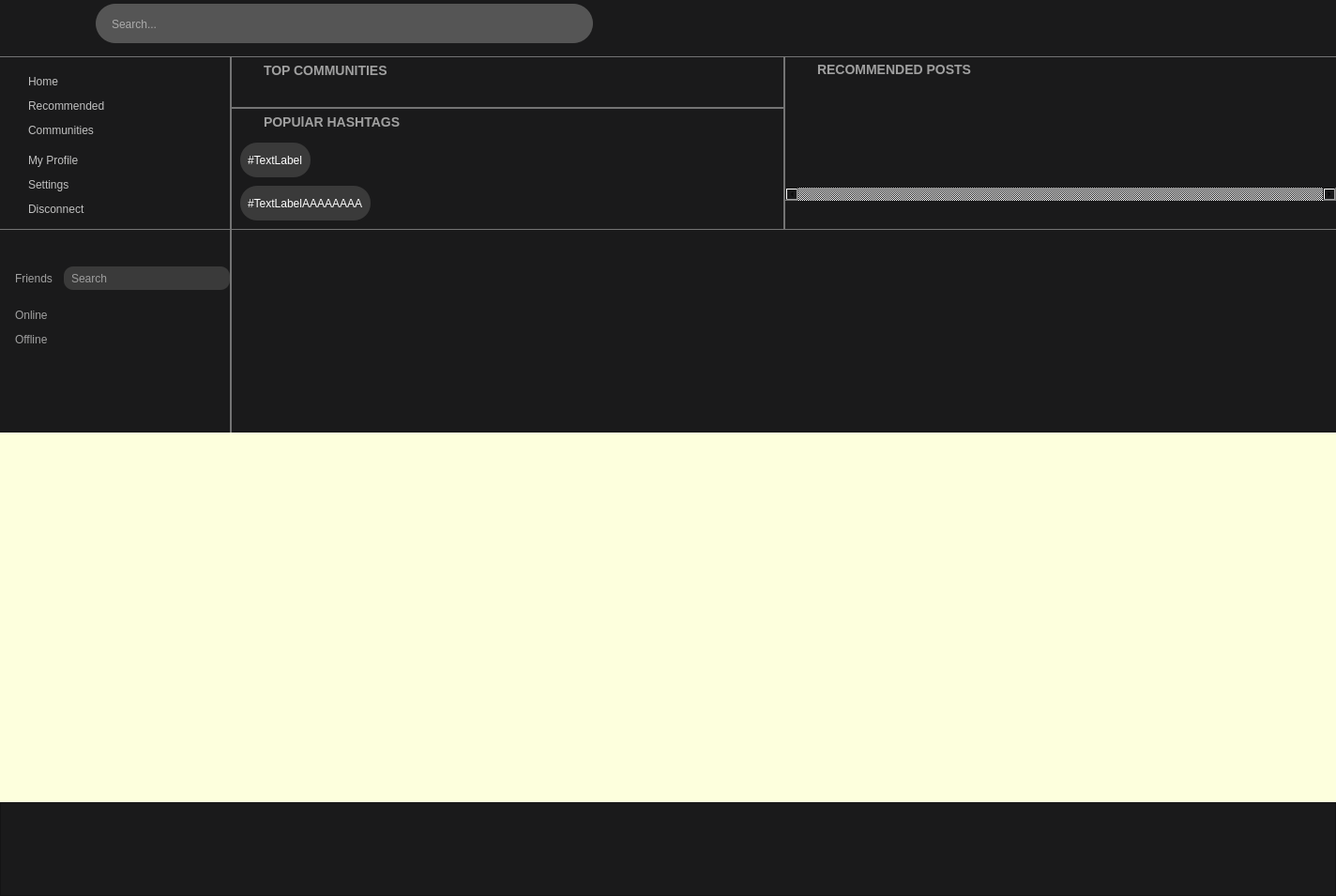
<?xml version="1.0" encoding="UTF-8"?>
<ui version="4.0">
 <class>DashBoardView</class>
 <widget class="QWidget" name="DashBoardView">
  <property name="geometry">
   <rect>
    <x>0</x>
    <y>0</y>
    <width>1424</width>
    <height>955</height>
   </rect>
  </property>
  <property name="layoutDirection">
   <enum>Qt::LayoutDirection::LeftToRight</enum>
  </property>
  <property name="styleSheet">
   <string notr="true">background-color: #1A1A1B;
</string>
  </property>
  <layout class="QVBoxLayout" name="mainVerticalLayout">
   <property name="spacing">
    <number>0</number>
   </property>
   <property name="leftMargin">
    <number>0</number>
   </property>
   <property name="topMargin">
    <number>0</number>
   </property>
   <property name="rightMargin">
    <number>0</number>
   </property>
   <property name="bottomMargin">
    <number>0</number>
   </property>
   <item>
    <widget class="QScrollArea" name="MainWindowScrollArea">
     <property name="sizePolicy">
      <sizepolicy hsizetype="Expanding" vsizetype="Expanding">
       <horstretch>1</horstretch>
       <verstretch>0</verstretch>
      </sizepolicy>
     </property>
     <property name="styleSheet">
      <string notr="true">border: none;
background: transparent;
</string>
     </property>
     <property name="widgetResizable">
      <bool>true</bool>
     </property>
     <property name="alignment">
      <set>Qt::AlignmentFlag::AlignCenter</set>
     </property>
     <widget class="QWidget" name="mainWindowScrollAreaWidget">
      <property name="geometry">
       <rect>
        <x>0</x>
        <y>0</y>
        <width>1424</width>
        <height>855</height>
       </rect>
      </property>
      <layout class="QVBoxLayout" name="postsLayout">
       <property name="spacing">
        <number>0</number>
       </property>
       <property name="sizeConstraint">
        <enum>QLayout::SizeConstraint::SetNoConstraint</enum>
       </property>
       <property name="leftMargin">
        <number>0</number>
       </property>
       <property name="topMargin">
        <number>0</number>
       </property>
       <property name="rightMargin">
        <number>0</number>
       </property>
       <property name="bottomMargin">
        <number>0</number>
       </property>
       <item>
        <layout class="QHBoxLayout" name="HeaderBar">
         <property name="leftMargin">
          <number>35</number>
         </property>
         <property name="rightMargin">
          <number>15</number>
         </property>
         <property name="bottomMargin">
          <number>10</number>
         </property>
         <item>
          <widget class="QLabel" name="logoLabel">
           <property name="minimumSize">
            <size>
             <width>0</width>
             <height>50</height>
            </size>
           </property>
           <property name="styleSheet">
            <string notr="true">color:white;
background-color: rgba(255, 255, 255, 0);</string>
           </property>
           <property name="text">
            <string/>
           </property>
           <property name="pixmap">
            <pixmap>C:/Users/images/logo.png</pixmap>
           </property>
           <property name="alignment">
            <set>Qt::AlignmentFlag::AlignCenter</set>
           </property>
          </widget>
         </item>
         <item>
          <widget class="QLineEdit" name="searchBar">
           <property name="sizePolicy">
            <sizepolicy hsizetype="Fixed" vsizetype="Fixed">
             <horstretch>0</horstretch>
             <verstretch>0</verstretch>
            </sizepolicy>
           </property>
           <property name="minimumSize">
            <size>
             <width>600</width>
             <height>0</height>
            </size>
           </property>
           <property name="maximumSize">
            <size>
             <width>16777215</width>
             <height>42</height>
            </size>
           </property>
           <property name="styleSheet">
            <string notr="true">
border-radius: 21px;
background-color: rgb(85, 85, 85);
color:white;
margin-left:60px;
margin-right:10px;
border:none;
padding:15px;
</string>
           </property>
           <property name="frame">
            <bool>false</bool>
           </property>
           <property name="placeholderText">
            <string>Search...</string>
           </property>
          </widget>
         </item>
         <item>
          <widget class="QPushButton" name="profileButton">
           <property name="styleSheet">
            <string notr="true">background-color: rgba(255, 255, 255, 0);
border-radius: 6px;
border:none;</string>
           </property>
           <property name="text">
            <string/>
           </property>
           <property name="icon">
            <iconset>
             <normaloff>C:/Users/images/UserSettings.png</normaloff>C:/Users/images/UserSettings.png</iconset>
           </property>
           <property name="iconSize">
            <size>
             <width>43</width>
             <height>43</height>
            </size>
           </property>
          </widget>
         </item>
         <item>
          <widget class="QFrame" name="frameSpacingHeader">
           <property name="sizePolicy">
            <sizepolicy hsizetype="Preferred" vsizetype="Preferred">
             <horstretch>1</horstretch>
             <verstretch>0</verstretch>
            </sizepolicy>
           </property>
           <property name="maximumSize">
            <size>
             <width>16777215</width>
             <height>20</height>
            </size>
           </property>
           <property name="styleSheet">
            <string notr="true">border:none;</string>
           </property>
           <property name="frameShape">
            <enum>QFrame::Shape::StyledPanel</enum>
           </property>
           <property name="frameShadow">
            <enum>QFrame::Shadow::Raised</enum>
           </property>
          </widget>
         </item>
         <item>
          <widget class="QPushButton" name="notificationButton">
           <property name="styleSheet">
            <string notr="true">background-color: rgba(255, 255, 255, 0);
border-radius: 6px;
border:none;</string>
           </property>
           <property name="text">
            <string/>
           </property>
           <property name="icon">
            <iconset>
             <normaloff>C:/Users/images/ButtonNotificationImage.png</normaloff>C:/Users/images/ButtonNotificationImage.png</iconset>
           </property>
           <property name="iconSize">
            <size>
             <width>35</width>
             <height>35</height>
            </size>
           </property>
          </widget>
         </item>
         <item>
          <widget class="QPushButton" name="shortcutSettingsButton">
           <property name="styleSheet">
            <string notr="true">background-color: rgba(255, 255, 255, 0);
border-radius: 6px;
border:none;</string>
           </property>
           <property name="text">
            <string/>
           </property>
           <property name="icon">
            <iconset>
             <normaloff>C:/Users/images/ProfileSettingsShortcut.png</normaloff>C:/Users/images/ProfileSettingsShortcut.png</iconset>
           </property>
           <property name="iconSize">
            <size>
             <width>10</width>
             <height>25</height>
            </size>
           </property>
          </widget>
         </item>
        </layout>
       </item>
       <item>
        <widget class="QFrame" name="HeaderDelimiter">
         <property name="sizePolicy">
          <sizepolicy hsizetype="Preferred" vsizetype="Preferred">
           <horstretch>1</horstretch>
           <verstretch>0</verstretch>
          </sizepolicy>
         </property>
         <property name="minimumSize">
          <size>
           <width>0</width>
           <height>1</height>
          </size>
         </property>
         <property name="styleSheet">
          <string notr="true">background-color: rgb(116, 116, 116);</string>
         </property>
         <property name="frameShape">
          <enum>QFrame::Shape::StyledPanel</enum>
         </property>
         <property name="frameShadow">
          <enum>QFrame::Shadow::Raised</enum>
         </property>
        </widget>
       </item>
       <item>
        <layout class="QHBoxLayout" name="topFeedContent">
         <property name="spacing">
          <number>0</number>
         </property>
         <property name="rightMargin">
          <number>0</number>
         </property>
         <property name="bottomMargin">
          <number>0</number>
         </property>
         <item>
          <layout class="QVBoxLayout" name="accesLinksLayout">
           <property name="spacing">
            <number>12</number>
           </property>
           <property name="topMargin">
            <number>0</number>
           </property>
           <property name="rightMargin">
            <number>0</number>
           </property>
           <property name="bottomMargin">
            <number>0</number>
           </property>
           <item>
            <widget class="QFrame" name="acessLinkSpacingFrame">
             <property name="minimumSize">
              <size>
               <width>245</width>
               <height>1</height>
              </size>
             </property>
             <property name="maximumSize">
              <size>
               <width>245</width>
               <height>16777215</height>
              </size>
             </property>
             <property name="frameShape">
              <enum>QFrame::Shape::StyledPanel</enum>
             </property>
             <property name="frameShadow">
              <enum>QFrame::Shadow::Raised</enum>
             </property>
            </widget>
           </item>
           <item>
            <widget class="QPushButton" name="homeBtn">
             <property name="styleSheet">
              <string notr="true">background:none;
background-color: rgba(255, 255, 255, 0);
font: 700 14pt &quot;Raleway&quot;;
color: rgb(192, 192, 192);
margin-top:6px;
text-align: left;
padding-left:30px;</string>
             </property>
             <property name="text">
              <string>Home</string>
             </property>
            </widget>
           </item>
           <item>
            <widget class="QPushButton" name="recommendedBtn">
             <property name="styleSheet">
              <string notr="true">background:none;
background-color: rgba(255, 255, 255, 0);
font: 700 14pt &quot;Raleway&quot;;
color: rgb(192, 192, 192);
text-align: left;
padding-left:30px;</string>
             </property>
             <property name="text">
              <string>Recommended</string>
             </property>
            </widget>
           </item>
           <item>
            <widget class="QPushButton" name="communitiesBtn">
             <property name="styleSheet">
              <string notr="true">background:none;
background-color: rgba(255, 255, 255, 0);
font: 700 14pt &quot;Raleway&quot;;
color: rgb(192, 192, 192);
text-align: left;
padding-left:30px;</string>
             </property>
             <property name="text">
              <string>Communities</string>
             </property>
            </widget>
           </item>
           <item>
            <layout class="QVBoxLayout" name="communitiesWidgetLayout">
             <property name="spacing">
              <number>6</number>
             </property>
             <property name="leftMargin">
              <number>28</number>
             </property>
             <property name="topMargin">
              <number>6</number>
             </property>
             <property name="rightMargin">
              <number>12</number>
             </property>
             <property name="bottomMargin">
              <number>0</number>
             </property>
            </layout>
           </item>
           <item>
            <widget class="QPushButton" name="myProfileBtn">
             <property name="styleSheet">
              <string notr="true">background:none;
background-color: rgba(255, 255, 255, 0);
font: 700 14pt &quot;Raleway&quot;;
color: rgb(192, 192, 192);
text-align: left;
padding-left:30px;</string>
             </property>
             <property name="text">
              <string>My Profile</string>
             </property>
            </widget>
           </item>
           <item>
            <widget class="QPushButton" name="settingsBtn">
             <property name="styleSheet">
              <string notr="true">background:none;
background-color: rgba(255, 255, 255, 0);
font: 700 14pt &quot;Raleway&quot;;
color: rgb(192, 192, 192);
text-align: left;
padding-left:30px;</string>
             </property>
             <property name="text">
              <string>Settings</string>
             </property>
            </widget>
           </item>
           <item>
            <widget class="QPushButton" name="disconnectBtn">
             <property name="styleSheet">
              <string notr="true">background:none;
background-color: rgba(255, 255, 255, 0);
font: 700 14pt &quot;Raleway&quot;;
color: rgb(192, 192, 192);
margin-bottom:14px;
text-align: left;
padding-left:30px;</string>
             </property>
             <property name="text">
              <string>Disconnect</string>
             </property>
            </widget>
           </item>
          </layout>
         </item>
         <item>
          <widget class="QFrame" name="accesLinkRightDelimiteer">
           <property name="sizePolicy">
            <sizepolicy hsizetype="Preferred" vsizetype="Preferred">
             <horstretch>0</horstretch>
             <verstretch>1</verstretch>
            </sizepolicy>
           </property>
           <property name="minimumSize">
            <size>
             <width>2</width>
             <height>0</height>
            </size>
           </property>
           <property name="maximumSize">
            <size>
             <width>2</width>
             <height>16777215</height>
            </size>
           </property>
           <property name="styleSheet">
            <string notr="true">background-color: rgb(116, 116, 116);</string>
           </property>
           <property name="frameShape">
            <enum>QFrame::Shape::StyledPanel</enum>
           </property>
           <property name="frameShadow">
            <enum>QFrame::Shadow::Raised</enum>
           </property>
          </widget>
         </item>
         <item>
          <widget class="QWidget" name="TopFeedWidgetParent" native="true">
           <property name="sizePolicy">
            <sizepolicy hsizetype="Preferred" vsizetype="Preferred">
             <horstretch>1</horstretch>
             <verstretch>0</verstretch>
            </sizepolicy>
           </property>
           <property name="styleSheet">
            <string notr="true">background: transparent;
border:none;</string>
           </property>
           <layout class="QHBoxLayout" name="RecommendFeedLayout_2">
            <property name="spacing">
             <number>0</number>
            </property>
            <property name="leftMargin">
             <number>0</number>
            </property>
            <property name="topMargin">
             <number>0</number>
            </property>
            <property name="rightMargin">
             <number>0</number>
            </property>
            <property name="bottomMargin">
             <number>0</number>
            </property>
            <item>
             <widget class="QWidget" name="topCommunnitiesPopularHashTagLayoutWidget" native="true">
              <property name="styleSheet">
               <string notr="true">border:none;</string>
              </property>
              <layout class="QVBoxLayout" name="topCommunnitiesPopularHashTagLayout_2">
               <property name="spacing">
                <number>0</number>
               </property>
               <property name="leftMargin">
                <number>0</number>
               </property>
               <property name="topMargin">
                <number>0</number>
               </property>
               <property name="rightMargin">
                <number>0</number>
               </property>
               <property name="bottomMargin">
                <number>0</number>
               </property>
               <item>
                <widget class="QLabel" name="TopCommunitiesLabel">
                 <property name="minimumSize">
                  <size>
                   <width>400</width>
                   <height>0</height>
                  </size>
                 </property>
                 <property name="maximumSize">
                  <size>
                   <width>400</width>
                   <height>16777215</height>
                  </size>
                 </property>
                 <property name="styleSheet">
                  <string notr="true">font-family: 'Raleway';
font-style: normal;
font-weight: 700;
font-size: 14px;
margin-left: 30px;
border:0px;
color: rgb(160, 160, 160);</string>
                 </property>
                 <property name="text">
                  <string>TOP COMMUNITIES</string>
                 </property>
                </widget>
               </item>
               <item>
                <widget class="QWidget" name="topCommunitiesGridWidget" native="true">
                 <layout class="QVBoxLayout" name="verticalLayout_2">
                  <property name="spacing">
                   <number>9</number>
                  </property>
                  <property name="leftMargin">
                   <number>9</number>
                  </property>
                  <property name="topMargin">
                   <number>9</number>
                  </property>
                  <property name="rightMargin">
                   <number>9</number>
                  </property>
                  <property name="bottomMargin">
                   <number>9</number>
                  </property>
                  <item>
                   <layout class="QHBoxLayout" name="CommRow_1">
                    <property name="bottomMargin">
                     <number>0</number>
                    </property>
                   </layout>
                  </item>
                  <item>
                   <layout class="QHBoxLayout" name="CommRow_2"/>
                  </item>
                  <item>
                   <layout class="QHBoxLayout" name="CommRow_3"/>
                  </item>
                  <item>
                   <layout class="QHBoxLayout" name="CommRow_4"/>
                  </item>
                  <item>
                   <layout class="QHBoxLayout" name="CommRow_5"/>
                  </item>
                 </layout>
                </widget>
               </item>
               <item>
                <widget class="QFrame" name="delimiterTopCommunitiesPopularTags">
                 <property name="sizePolicy">
                  <sizepolicy hsizetype="Preferred" vsizetype="Preferred">
                   <horstretch>1</horstretch>
                   <verstretch>0</verstretch>
                  </sizepolicy>
                 </property>
                 <property name="minimumSize">
                  <size>
                   <width>0</width>
                   <height>2</height>
                  </size>
                 </property>
                 <property name="maximumSize">
                  <size>
                   <width>16777215</width>
                   <height>2</height>
                  </size>
                 </property>
                 <property name="styleSheet">
                  <string notr="true">background-color: rgb(116, 116, 116);</string>
                 </property>
                 <property name="frameShape">
                  <enum>QFrame::Shape::StyledPanel</enum>
                 </property>
                 <property name="frameShadow">
                  <enum>QFrame::Shadow::Raised</enum>
                 </property>
                </widget>
               </item>
               <item>
                <widget class="QLabel" name="PopularHashtagsLabel">
                 <property name="sizePolicy">
                  <sizepolicy hsizetype="Preferred" vsizetype="Preferred">
                   <horstretch>1</horstretch>
                   <verstretch>0</verstretch>
                  </sizepolicy>
                 </property>
                 <property name="minimumSize">
                  <size>
                   <width>400</width>
                   <height>0</height>
                  </size>
                 </property>
                 <property name="maximumSize">
                  <size>
                   <width>16777215</width>
                   <height>16777215</height>
                  </size>
                 </property>
                 <property name="styleSheet">
                  <string notr="true">font-family: 'Raleway';
font-style: normal;
font-weight: 700;
font-size: 14px;
margin-left: 30px;
border:none;
color: rgb(160, 160, 160);</string>
                 </property>
                 <property name="text">
                  <string>POPUlAR HASHTAGS</string>
                 </property>
                </widget>
               </item>
               <item>
                <layout class="QVBoxLayout" name="popularHashtagsLayoutWidget">
                 <property name="spacing">
                  <number>9</number>
                 </property>
                 <property name="leftMargin">
                  <number>9</number>
                 </property>
                 <property name="topMargin">
                  <number>9</number>
                 </property>
                 <property name="rightMargin">
                  <number>9</number>
                 </property>
                 <property name="bottomMargin">
                  <number>9</number>
                 </property>
                 <item>
                  <layout class="QHBoxLayout" name="popularHashtagsLayoutWidgetFirstRow">
                   <property name="spacing">
                    <number>6</number>
                   </property>
                   <item>
                    <widget class="QLabel" name="label">
                     <property name="sizePolicy">
                      <sizepolicy hsizetype="MinimumExpanding" vsizetype="Preferred">
                       <horstretch>0</horstretch>
                       <verstretch>0</verstretch>
                      </sizepolicy>
                     </property>
                     <property name="minimumSize">
                      <size>
                       <width>0</width>
                       <height>37</height>
                      </size>
                     </property>
                     <property name="maximumSize">
                      <size>
                       <width>16777215</width>
                       <height>60</height>
                      </size>
                     </property>
                     <property name="styleSheet">
                      <string notr="true">font: 500 12pt &quot;Raleway&quot;;
background-color: rgb(58, 58, 58);
border-radius:18px;
color:white;
padding-left:5px;
padding-right:5px;</string>
                     </property>
                     <property name="text">
                      <string>#TextLabel</string>
                     </property>
                     <property name="scaledContents">
                      <bool>false</bool>
                     </property>
                    </widget>
                   </item>
                   <item>
                    <widget class="QFrame" name="firstRowSpacer">
                     <property name="sizePolicy">
                      <sizepolicy hsizetype="Preferred" vsizetype="Preferred">
                       <horstretch>1</horstretch>
                       <verstretch>0</verstretch>
                      </sizepolicy>
                     </property>
                     <property name="maximumSize">
                      <size>
                       <width>16777215</width>
                       <height>20</height>
                      </size>
                     </property>
                     <property name="styleSheet">
                      <string notr="true">border:none;</string>
                     </property>
                     <property name="frameShape">
                      <enum>QFrame::Shape::StyledPanel</enum>
                     </property>
                     <property name="frameShadow">
                      <enum>QFrame::Shadow::Raised</enum>
                     </property>
                    </widget>
                   </item>
                  </layout>
                 </item>
                 <item>
                  <layout class="QHBoxLayout" name="popularHashtagsLayoutWidgetSecondRow">
                   <property name="spacing">
                    <number>6</number>
                   </property>
                   <property name="bottomMargin">
                    <number>0</number>
                   </property>
                   <item>
                    <widget class="QLabel" name="label_5">
                     <property name="sizePolicy">
                      <sizepolicy hsizetype="MinimumExpanding" vsizetype="Preferred">
                       <horstretch>0</horstretch>
                       <verstretch>0</verstretch>
                      </sizepolicy>
                     </property>
                     <property name="minimumSize">
                      <size>
                       <width>0</width>
                       <height>37</height>
                      </size>
                     </property>
                     <property name="maximumSize">
                      <size>
                       <width>16777215</width>
                       <height>60</height>
                      </size>
                     </property>
                     <property name="styleSheet">
                      <string notr="true">font: 500 12pt &quot;Raleway&quot;;
background-color: rgb(58, 58, 58);
border-radius:18px;
color:white;
padding-left:5px;
padding-right:5px;</string>
                     </property>
                     <property name="text">
                      <string>#TextLabelAAAAAAAA</string>
                     </property>
                     <property name="scaledContents">
                      <bool>false</bool>
                     </property>
                    </widget>
                   </item>
                   <item>
                    <widget class="QFrame" name="firstRowSpacer_2">
                     <property name="sizePolicy">
                      <sizepolicy hsizetype="Preferred" vsizetype="Preferred">
                       <horstretch>1</horstretch>
                       <verstretch>0</verstretch>
                      </sizepolicy>
                     </property>
                     <property name="maximumSize">
                      <size>
                       <width>16777215</width>
                       <height>20</height>
                      </size>
                     </property>
                     <property name="styleSheet">
                      <string notr="true">border:none;</string>
                     </property>
                     <property name="frameShape">
                      <enum>QFrame::Shape::StyledPanel</enum>
                     </property>
                     <property name="frameShadow">
                      <enum>QFrame::Shadow::Raised</enum>
                     </property>
                    </widget>
                   </item>
                  </layout>
                 </item>
                </layout>
               </item>
              </layout>
             </widget>
            </item>
            <item>
             <widget class="QFrame" name="accesLinkRightDelimiter">
              <property name="sizePolicy">
               <sizepolicy hsizetype="Preferred" vsizetype="Preferred">
                <horstretch>0</horstretch>
                <verstretch>1</verstretch>
               </sizepolicy>
              </property>
              <property name="minimumSize">
               <size>
                <width>2</width>
                <height>0</height>
               </size>
              </property>
              <property name="maximumSize">
               <size>
                <width>2</width>
                <height>16777215</height>
               </size>
              </property>
              <property name="styleSheet">
               <string notr="true">background-color: rgb(116, 116, 116);</string>
              </property>
              <property name="frameShape">
               <enum>QFrame::Shape::StyledPanel</enum>
              </property>
              <property name="frameShadow">
               <enum>QFrame::Shadow::Raised</enum>
              </property>
             </widget>
            </item>
            <item>
             <layout class="QVBoxLayout" name="verticalLayout">
              <property name="rightMargin">
               <number>0</number>
              </property>
              <property name="bottomMargin">
               <number>30</number>
              </property>
              <item>
               <widget class="QLabel" name="recommendedPostsLabel">
                <property name="sizePolicy">
                 <sizepolicy hsizetype="Preferred" vsizetype="Preferred">
                  <horstretch>1</horstretch>
                  <verstretch>0</verstretch>
                 </sizepolicy>
                </property>
                <property name="minimumSize">
                 <size>
                  <width>400</width>
                  <height>0</height>
                 </size>
                </property>
                <property name="maximumSize">
                 <size>
                  <width>16777215</width>
                  <height>40</height>
                 </size>
                </property>
                <property name="styleSheet">
                 <string notr="true">font-family: 'Raleway';
font-style: normal;
font-weight: 700;
font-size: 14px;
margin-left: 30px;
border:0px;
color: rgb(160, 160, 160);
margin-top:5px;</string>
                </property>
                <property name="text">
                 <string>RECOMMENDED POSTS</string>
                </property>
               </widget>
              </item>
              <item>
               <widget class="QScrollArea" name="RecommendedFeedScrollArea">
                <property name="sizePolicy">
                 <sizepolicy hsizetype="Expanding" vsizetype="Expanding">
                  <horstretch>1</horstretch>
                  <verstretch>0</verstretch>
                 </sizepolicy>
                </property>
                <property name="styleSheet">
                 <string notr="true">border: none;
background: transparent;
</string>
                </property>
                <property name="horizontalScrollBarPolicy">
                 <enum>Qt::ScrollBarPolicy::ScrollBarAlwaysOn</enum>
                </property>
                <property name="sizeAdjustPolicy">
                 <enum>QAbstractScrollArea::SizeAdjustPolicy::AdjustToContents</enum>
                </property>
                <property name="widgetResizable">
                 <bool>true</bool>
                </property>
                <property name="alignment">
                 <set>Qt::AlignmentFlag::AlignCenter</set>
                </property>
                <widget class="QWidget" name="recommendFeedScrollAreaWidget">
                 <property name="geometry">
                  <rect>
                   <x>0</x>
                   <y>0</y>
                   <width>579</width>
                   <height>176</height>
                  </rect>
                 </property>
                 <layout class="QHBoxLayout" name="postsLayout_2">
                  <property name="spacing">
                   <number>0</number>
                  </property>
                  <property name="sizeConstraint">
                   <enum>QLayout::SizeConstraint::SetNoConstraint</enum>
                  </property>
                  <property name="leftMargin">
                   <number>0</number>
                  </property>
                  <property name="topMargin">
                   <number>0</number>
                  </property>
                  <property name="rightMargin">
                   <number>0</number>
                  </property>
                  <property name="bottomMargin">
                   <number>0</number>
                  </property>
                  <item>
                   <layout class="QHBoxLayout" name="recommendFeedHWidget">
                    <property name="spacing">
                     <number>12</number>
                    </property>
                    <property name="leftMargin">
                     <number>9</number>
                    </property>
                    <property name="topMargin">
                     <number>9</number>
                    </property>
                    <property name="rightMargin">
                     <number>9</number>
                    </property>
                    <property name="bottomMargin">
                     <number>9</number>
                    </property>
                   </layout>
                  </item>
                 </layout>
                </widget>
               </widget>
              </item>
             </layout>
            </item>
           </layout>
          </widget>
         </item>
        </layout>
       </item>
       <item>
        <widget class="QFrame" name="topContentDelmiter">
         <property name="sizePolicy">
          <sizepolicy hsizetype="Preferred" vsizetype="Preferred">
           <horstretch>1</horstretch>
           <verstretch>0</verstretch>
          </sizepolicy>
         </property>
         <property name="minimumSize">
          <size>
           <width>0</width>
           <height>1</height>
          </size>
         </property>
         <property name="styleSheet">
          <string notr="true">background-color: rgb(116, 116, 116);</string>
         </property>
         <property name="frameShape">
          <enum>QFrame::Shape::StyledPanel</enum>
         </property>
         <property name="frameShadow">
          <enum>QFrame::Shadow::Raised</enum>
         </property>
        </widget>
       </item>
       <item>
        <layout class="QHBoxLayout" name="BottomContentLayout" stretch="0,0,1">
         <property name="sizeConstraint">
          <enum>QLayout::SizeConstraint::SetDefaultConstraint</enum>
         </property>
         <property name="topMargin">
          <number>0</number>
         </property>
         <property name="rightMargin">
          <number>0</number>
         </property>
         <item>
          <layout class="QVBoxLayout" name="FriendsLayout">
           <property name="spacing">
            <number>12</number>
           </property>
           <property name="sizeConstraint">
            <enum>QLayout::SizeConstraint::SetFixedSize</enum>
           </property>
           <property name="bottomMargin">
            <number>30</number>
           </property>
           <item>
            <widget class="QFrame" name="friendsWidhtDelimiter">
             <property name="sizePolicy">
              <sizepolicy hsizetype="Preferred" vsizetype="Preferred">
               <horstretch>1</horstretch>
               <verstretch>0</verstretch>
              </sizepolicy>
             </property>
             <property name="minimumSize">
              <size>
               <width>245</width>
               <height>20</height>
              </size>
             </property>
             <property name="maximumSize">
              <size>
               <width>16777215</width>
               <height>20</height>
              </size>
             </property>
             <property name="frameShape">
              <enum>QFrame::Shape::StyledPanel</enum>
             </property>
             <property name="frameShadow">
              <enum>QFrame::Shadow::Raised</enum>
             </property>
            </widget>
           </item>
           <item>
            <widget class="QFrame" name="titleFriendsLayout">
             <property name="minimumSize">
              <size>
               <width>0</width>
               <height>40</height>
              </size>
             </property>
             <property name="maximumSize">
              <size>
               <width>16777215</width>
               <height>40</height>
              </size>
             </property>
             <property name="styleSheet">
              <string notr="true"/>
             </property>
             <property name="frameShape">
              <enum>QFrame::Shape::StyledPanel</enum>
             </property>
             <property name="frameShadow">
              <enum>QFrame::Shadow::Raised</enum>
             </property>
             <layout class="QHBoxLayout" name="horizontalLayout">
              <property name="spacing">
               <number>9</number>
              </property>
              <property name="leftMargin">
               <number>0</number>
              </property>
              <property name="topMargin">
               <number>0</number>
              </property>
              <property name="rightMargin">
               <number>0</number>
              </property>
              <property name="bottomMargin">
               <number>0</number>
              </property>
              <item>
               <widget class="QLabel" name="friendsTitleLabel">
                <property name="minimumSize">
                 <size>
                  <width>0</width>
                  <height>0</height>
                 </size>
                </property>
                <property name="maximumSize">
                 <size>
                  <width>400</width>
                  <height>40</height>
                 </size>
                </property>
                <property name="styleSheet">
                 <string notr="true">font: 700 12pt &quot;Raleway&quot;;
color: rgb(160, 160, 160);
margin-left:13px;</string>
                </property>
                <property name="text">
                 <string>Friends</string>
                </property>
               </widget>
              </item>
              <item>
               <widget class="QLineEdit" name="searchBarFriends">
                <property name="minimumSize">
                 <size>
                  <width>0</width>
                  <height>25</height>
                 </size>
                </property>
                <property name="autoFillBackground">
                 <bool>false</bool>
                </property>
                <property name="styleSheet">
                 <string notr="true">border:none;
background-color:#3A3A3A;
padding-left:6px;
color: rgb(255, 255, 255);
font: 10pt &quot;Raleway&quot;;
border-radius:10px;</string>
                </property>
                <property name="inputMask">
                 <string/>
                </property>
                <property name="text">
                 <string/>
                </property>
                <property name="frame">
                 <bool>false</bool>
                </property>
                <property name="placeholderText">
                 <string>Search</string>
                </property>
               </widget>
              </item>
             </layout>
            </widget>
           </item>
           <item>
            <widget class="QLabel" name="label_myFeed_3">
             <property name="minimumSize">
              <size>
               <width>0</width>
               <height>0</height>
              </size>
             </property>
             <property name="maximumSize">
              <size>
               <width>400</width>
               <height>40</height>
              </size>
             </property>
             <property name="styleSheet">
              <string notr="true">font: 700 12pt &quot;Raleway&quot;;
color: rgb(160, 160, 160);
margin-left:13px;</string>
             </property>
             <property name="text">
              <string>Online</string>
             </property>
            </widget>
           </item>
           <item>
            <widget class="QLabel" name="label_myFeed_4">
             <property name="minimumSize">
              <size>
               <width>0</width>
               <height>0</height>
              </size>
             </property>
             <property name="maximumSize">
              <size>
               <width>400</width>
               <height>40</height>
              </size>
             </property>
             <property name="styleSheet">
              <string notr="true">font: 700 12pt &quot;Raleway&quot;;
color: rgb(160, 160, 160);
margin-left:13px;</string>
             </property>
             <property name="text">
              <string>Offline</string>
             </property>
            </widget>
           </item>
           <item>
            <layout class="QVBoxLayout" name="onlineFriendsLayout">
             <property name="spacing">
              <number>6</number>
             </property>
             <property name="sizeConstraint">
              <enum>QLayout::SizeConstraint::SetMinimumSize</enum>
             </property>
             <property name="leftMargin">
              <number>9</number>
             </property>
             <property name="topMargin">
              <number>10</number>
             </property>
            </layout>
           </item>
           <item>
            <layout class="QVBoxLayout" name="offlineFriendsLayout">
             <property name="spacing">
              <number>0</number>
             </property>
             <property name="bottomMargin">
              <number>40</number>
             </property>
            </layout>
           </item>
           <item>
            <widget class="QFrame" name="frame_4">
             <property name="sizePolicy">
              <sizepolicy hsizetype="Preferred" vsizetype="Preferred">
               <horstretch>0</horstretch>
               <verstretch>1</verstretch>
              </sizepolicy>
             </property>
             <property name="frameShape">
              <enum>QFrame::Shape::StyledPanel</enum>
             </property>
             <property name="frameShadow">
              <enum>QFrame::Shadow::Raised</enum>
             </property>
            </widget>
           </item>
          </layout>
         </item>
         <item>
          <widget class="QFrame" name="friendsPostsDelimiteer">
           <property name="sizePolicy">
            <sizepolicy hsizetype="Preferred" vsizetype="Preferred">
             <horstretch>0</horstretch>
             <verstretch>1</verstretch>
            </sizepolicy>
           </property>
           <property name="minimumSize">
            <size>
             <width>2</width>
             <height>0</height>
            </size>
           </property>
           <property name="maximumSize">
            <size>
             <width>2</width>
             <height>16777215</height>
            </size>
           </property>
           <property name="styleSheet">
            <string notr="true">background-color: rgb(116, 116, 116);</string>
           </property>
           <property name="frameShape">
            <enum>QFrame::Shape::StyledPanel</enum>
           </property>
           <property name="frameShadow">
            <enum>QFrame::Shadow::Raised</enum>
           </property>
          </widget>
         </item>
         <item>
          <layout class="QVBoxLayout" name="postAreea">
           <property name="topMargin">
            <number>20</number>
           </property>
           <property name="rightMargin">
            <number>20</number>
           </property>
          </layout>
         </item>
        </layout>
       </item>
       <item>
        <widget class="QFrame" name="frame_2">
         <property name="sizePolicy">
          <sizepolicy hsizetype="Preferred" vsizetype="Preferred">
           <horstretch>0</horstretch>
           <verstretch>1</verstretch>
          </sizepolicy>
         </property>
         <property name="styleSheet">
          <string notr="true">background-color: rgb(253, 255, 221);</string>
         </property>
         <property name="frameShape">
          <enum>QFrame::Shape::StyledPanel</enum>
         </property>
         <property name="frameShadow">
          <enum>QFrame::Shadow::Raised</enum>
         </property>
        </widget>
       </item>
      </layout>
     </widget>
    </widget>
   </item>
   <item>
    <widget class="QFrame" name="frame">
     <property name="minimumSize">
      <size>
       <width>0</width>
       <height>100</height>
      </size>
     </property>
     <property name="frameShape">
      <enum>QFrame::Shape::StyledPanel</enum>
     </property>
     <property name="frameShadow">
      <enum>QFrame::Shadow::Raised</enum>
     </property>
    </widget>
   </item>
  </layout>
 </widget>
 <resources/>
 <connections/>
</ui>
